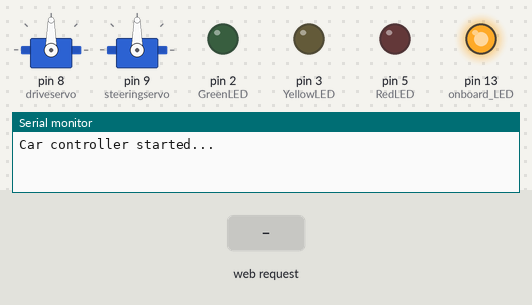
The sketch below on a simulated Arduino Uno, built with avr-gcc and run on an emulated ATmega328P. Parts: 2 × servo, output pins drawn as LEDs (lit = HIGH), the last lines printed to the serial monitor. The test bench sets the inputs (shaded band). WiFi joins after 1.5 s; servers stay silent unless stated.

Above: at 1.2 s.
1.3 s: HTTP request GET /SS received
At 3.6 s:
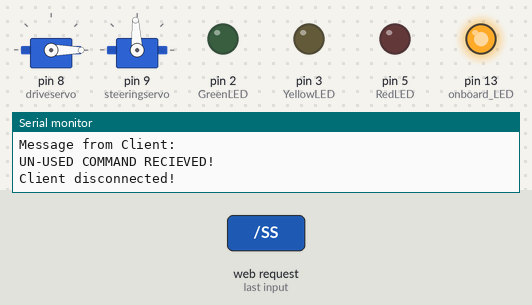
4.3 s: HTTP request GET /FF received
At 5.5 s:
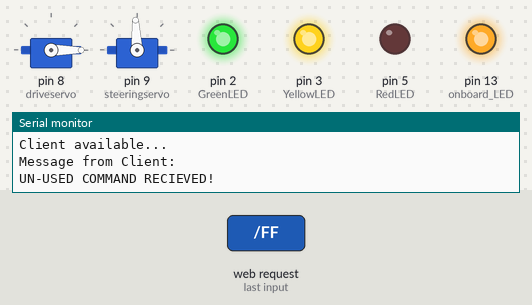
6.1 s: HTTP request GET /FL received
At 6.29 s:
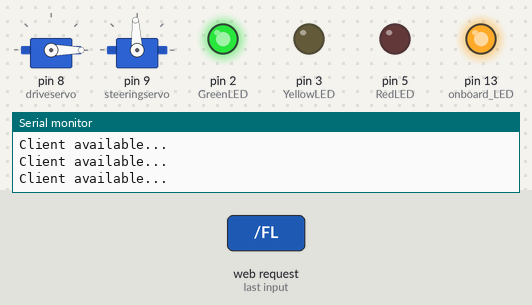
Timing chart, 0 to 9.1 s (numbered marks = the images above; inputs shaded):
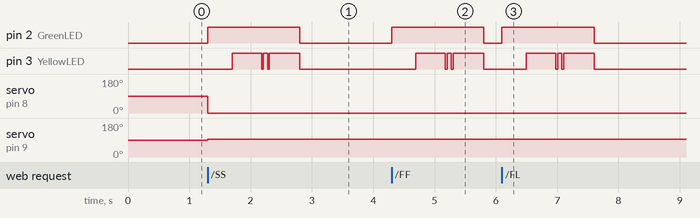

Measured:
- after the input at 1.3 s, pin 2 (GreenLED): LOW → HIGH at once, → LOW 1.5 s later; pin 3 (YellowLED): goes HIGH 0.48 s, LOW 0.03 s, HIGH 0.07 s, LOW 0.03 s, HIGH 0.50 s, then LOW, starting after 0.40 s; servo on pin 8 (driveservo): 90° → 0° at once; servo on pin 9 (steeringservo): 90° → 93° at once
- after the input at 4.3 s, pin 2 (GreenLED): LOW → HIGH at once, → LOW 1.5 s later; pin 3 (YellowLED): goes HIGH 0.48 s, LOW 0.03 s, HIGH 0.07 s, LOW 0.03 s, HIGH 0.50 s, then LOW, starting after 0.40 s
- after the input at 6.1 s, pin 2 (GreenLED): LOW → HIGH at once, → LOW 1.5 s later; pin 3 (YellowLED): goes HIGH 0.48 s, LOW 0.03 s, HIGH 0.07 s, LOW 0.03 s, HIGH 0.50 s, then LOW, starting after 0.40 s

The sketch:

sketch_carserver.ino
```cpp
#include <SPI.h>
#include <Ethernet.h>

#include <Servo.h>

Servo driveservo;
Servo steeringservo;

// Enter a MAC address, IP address and Portnumber for your Server below.
// The IP address will be dependent on your local network:
byte mac[] = { 0xDE, 0xAD, 0xBE, 0xEF, 0xFE, 0xED };
IPAddress serverIP(192,168,1,80);
int serverPort=8888;

//vars
const int RedLED = 5;
const int GreenLED = 2;
const int YellowLED = 3;

// Initialize the Ethernet server library
// with the IP address and port you want to use
EthernetServer server(serverPort);

void setup()
{
  // start the serial for debugging
  Serial.begin(9600);
  //setup LEDs
  pinMode(13, OUTPUT); //onboard LED
  pinMode(GreenLED, OUTPUT); //GREEN LED
  pinMode(RedLED, OUTPUT); //RED LED
  pinMode(YellowLED, OUTPUT);
  digitalWrite(GreenLED, LOW);
  digitalWrite(RedLED, LOW);
  digitalWrite(YellowLED, LOW);
  // start the Ethernet connection and the server:
  Ethernet.begin(mac, serverIP);
  server.begin();
  Serial.println("Car controller started...");//log
  digitalWrite(13, HIGH);
  //Connect to the cars servos
  /*
  Steering 1000 = Left, 1500 = Center, 2000 = right
  Drive 1000 = Forward, Reverse = ??
  */
  driveservo.attach(8);
  steeringservo.attach(9);
}

void loop()
{
  // listen for incoming clients
  EthernetClient client = server.available();
  if (client) {
    String clientMsg ="";
    while (client.connected()) {
      digitalWrite(GreenLED, HIGH);
      if (client.available()) {
        Serial.println("Client available...");
        char c = client.read();
        //Serial.print(c);
        if (c != '\n')
        {
          clientMsg+=c;//store the recieved chracters in a string
        }
        //if the character is an "end of line" the whole message is recieved
        if (c == '\n') {
          Serial.println("Message from Client: "+clientMsg+"\n");//print it to the serial
          client.println("You said:"+clientMsg);//modify the string and send it back
          digitalWrite(YellowLED, LOW);
          clientMsg.trim();
          if (clientMsg == "SS")
          {
            digitalWrite(RedLED, HIGH);
            Serial.println("ALL STOP COMMAND RECIEVED!");
            steeringservo.writeMicroseconds(1500);
            driveservo.writeMicroseconds(0);
          } else if (clientMsg == "FF") //forward straight
          {
            steeringservo.writeMicroseconds(1500);
            digitalWrite(RedLED, LOW);
            digitalWrite(YellowLED, HIGH);
            driveservo.writeMicroseconds(1000);
            Serial.println("FORWARD COMMAND RECIEVED!");
          } else if (clientMsg == "FL") //forward left
          {
            digitalWrite(RedLED, LOW);
            digitalWrite(YellowLED, HIGH);
            driveservo.writeMicroseconds(1000);
            steeringservo.writeMicroseconds(1000);
            Serial.println("FORWARD LEFT COMMAND RECIEVED!");
          } else if (clientMsg == "FR") //forward right
          {
            digitalWrite(RedLED, LOW);
            digitalWrite(YellowLED, HIGH);
            driveservo.writeMicroseconds(1000);
            steeringservo.writeMicroseconds(2000);
            Serial.println("FORWARD RIGHT COMMAND RECIEVED!");
          } else if (clientMsg == "LL") //left no forward drive
          {
            digitalWrite(RedLED, LOW);
            digitalWrite(YellowLED, HIGH);
            steeringservo.writeMicroseconds(1000);
            Serial.println("FORWARD RIGHT COMMAND RECIEVED!");
          } else if (clientMsg == "RR") //right no forward drive
          {
            digitalWrite(RedLED, LOW);
            digitalWrite(YellowLED, HIGH);
            steeringservo.writeMicroseconds(2000);
            Serial.println("FORWARD RIGHT COMMAND RECIEVED!");
          }
          else
          {
            Serial.println("UN-USED COMMAND RECIEVED!");
            digitalWrite(YellowLED, HIGH);
          }
          clientMsg=""; //clear client msg
        }
      }
      steeringservo.writeMicroseconds(1500);
      driveservo.writeMicroseconds(0);
    }
    // give the Client time to receive the data
    delay(1);
    // close the connection:
    Serial.println("Client disconnected!");
    digitalWrite(GreenLED, LOW);
    digitalWrite(RedLED, LOW);
    digitalWrite(YellowLED, LOW);
    client.stop();
  }
}
```
